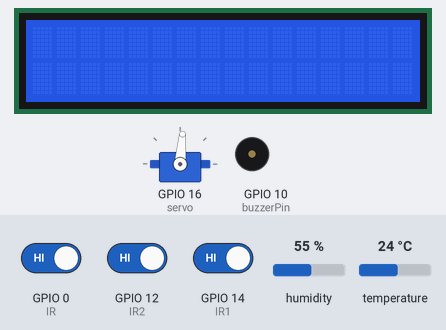
A sketch run on a simulated ESP8266 (NodeMCU). Shown: 16×2 character LCD, servo, buzzer (waves = sounding, pin HIGH). The test bench sets the inputs (shaded band); at power-on: GPIO 0 (IR) HIGH, GPIO 12 (IR2) HIGH, GPIO 14 (IR1) HIGH, humidity 55 %, temperature 24 °C. WiFi joins after 1.5 s; servers stay silent unless stated; network time is answered at once with the bench clock; the local clock reads 2024-03-15 10:24:30 at power-on unless the sketch sets it; the Firebase database answers and starts empty; what the sketch prints to the serial monitor is not drawn.

Above: at 3.8 s.
3.9 s: GPIO 0 (IR) driven LOW
At 14.3 s:
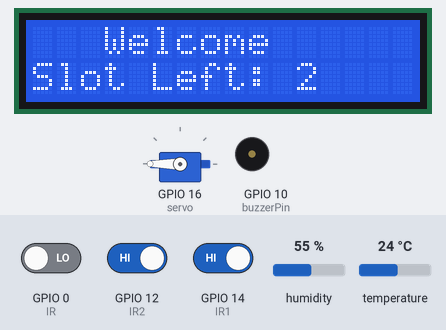
17.5 s: GPIO 12 (IR2) driven LOW
At 19.7 s:
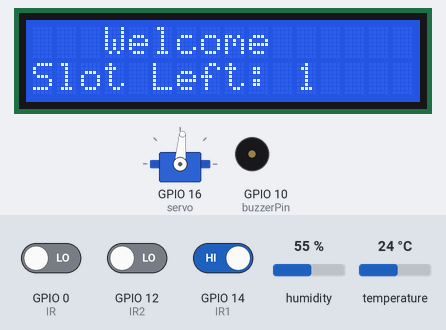
31.0 s: GPIO 14 (IR1) driven LOW
At 41.1 s:
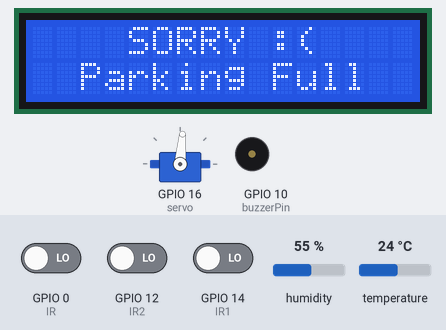
45.0 s: GPIO 14 (IR1) driven HIGH
At 59.6 s:
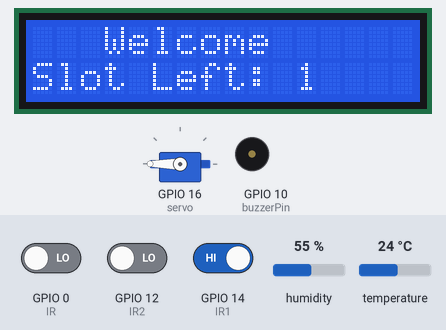
Timing chart, 0 to 62.5 s (numbered marks = the images above; inputs shaded):
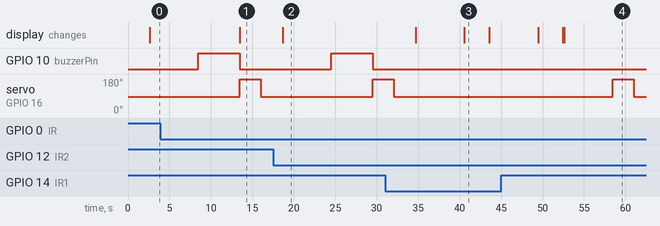

Measured:
- after the input at 3.9 s, servo on GPIO 16 (servo): 85° → 180° after 9.6 s, → 85° 2.5 s later
- after the input at 17.5 s, the display: changes after 1.2 s (image 2)
- after the input at 31.0 s, servo on GPIO 16 (servo): goes on until 32.0 s, then stays 85°; the display: first changes after 3.7 s (image 3 shows a later state)
- after the input at 45.0 s, servo on GPIO 16 (servo): 85° → 180° after 13.5 s, → 85° 2.5 s later; the display: first differs from a run without the input after 7.6 s (image 4)
- what the display in image 3 shows lasts 3.0 s, from 40.6 s to 43.6 s

The sketch:

rohit.ino
```cpp
#include <Wire.h>
#include <ESP8266WiFi.h>
#include <NTPClient.h>
#include <WiFiUdp.h>
#include <FirebaseESP8266.h>

#include <LiquidCrystal_I2C.h>
#include <Servo.h>
#include "DHT.h"
#define DHTTYPE DHT11
#define FIREBASE_HOST "rohit-smart-parking-system-default-rtdb.firebaseio.com"
#define FIREBASE_AUTH "Wgh75l9N3QxwljMz3vfaYShH2qNWELk2fy6KhleA"
#define WIFI_SSID "iBall-Baton"
#define WIFI_PASSWORD "G123456789"


#define NTP_OFFSET   60 * 60      // In seconds
#define NTP_INTERVAL 60 * 1000    // In miliseconds
#define NTP_ADDRESS  "europe.pool.ntp.org"
// buzzer pin
#define buzzerPin 10
String apiKey = "19NCAN4R3KH0NHDL";
const char* server = "api.thingspeak.com";
LiquidCrystal_I2C lcd = LiquidCrystal_I2C(0x27, 16, 2);
Servo servo;
DHT dht(2, DHTTYPE);
FirebaseData fbdo;
WiFiClient client;

float THRESHOLD = 40;
int slot1status = 0;
int slot2status = 0;

int IR = 0;               // 1st IR Sensor to open gate
int IR1 = 14;             // 1st IR Sensor
int IR2 = 12;             // 2nd IR Sensor

int Slot = 2;    //Total number of parking Slots
bool occ1=false;
bool occ2=false;


WiFiUDP ntpUDP;
NTPClient timeClient(ntpUDP, NTP_ADDRESS, NTP_OFFSET, NTP_INTERVAL);

void setup() {
  Serial.begin(115200);
  timeClient.begin();
  delay(1000);
  pinMode(buzzerPin,OUTPUT);

  WiFi.begin(WIFI_SSID, WIFI_PASSWORD);
  Serial.print("Connecting to ");
  Serial.print(WIFI_SSID);
  while(WiFi.status() != WL_CONNECTED){
    Serial.print(".");
    delay(500);
  }
  Serial.println();
  Serial.print("Connected to ");
  Serial.print(WIFI_SSID);

  Firebase.begin(FIREBASE_HOST,FIREBASE_AUTH);
  Firebase.reconnectWiFi(true);

  lcd.begin(16,2);
  lcd.init();
  lcd.backlight();

  servo.attach(16);
  servo.write(85);

  dht.begin();

  pinMode(IR, INPUT);
  pinMode(IR1, INPUT);
  pinMode(IR2, INPUT);

}


void loop() {
  timeClient.update();
  if(Firebase.getInt(fbdo,"Status")) {
      if (fbdo.dataTypeEnum() == fb_esp_rtdb_data_type_integer) {
      Serial.println(fbdo.to<int>());
    }
  } else {
    Serial.println(fbdo.errorReason());
  }


  float h = dht.readHumidity();
  float t = dht.readTemperature();
  Serial.println(h);
  Serial.println(t);
  send_h_t_data_to_firebase(h,t);

  if(h>THRESHOLD){
      digitalWrite(buzzerPin,HIGH);
      delay(5000);
      digitalWrite(buzzerPin,LOW);
      THRESHOLD = THRESHOLD+10;
  }


  display_available_slot_message(Slot);


  if(digitalRead(IR) == LOW){
    if(Slot>0){
      //Slot=Slot-1;
      servo.write(200);
      delay(2500);
      servo.write(85);
      delay(2500);
      //display_available_slot_message(Slot);

    }else{
      display_full_slot_message();
    }
   }

   if(digitalRead(IR1) == LOW and occ1==false){
    // if car present and slot is not occupied
    if(Slot>0){
      Firebase.setInt(fbdo,"slot1 status",1);
      slot1status=1;
      Slot=Slot-1;
      occ1=true;
      display_available_slot_message(Slot);
    }
   }
   else if(digitalRead (IR1) == LOW and occ1==true){
    // if car is present and slot is occupied
    }
    else{
      if(Slot<2 and occ1==true and digitalRead(IR1) != LOW){
        Firebase.setInt(fbdo,"slot1 status",0);
        slot1status=0;
        occ1=false;
        Slot = Slot+1;
        display_available_slot_message(Slot);
      }
    }

    if(digitalRead (IR2) == LOW and occ2==false){
    // if car present and slot is not occupied
    if(Slot>0){
      Firebase.setInt(fbdo,"slot2 status",1);
      slot2status=1;
      Slot=Slot-1;
      occ2=true;
      display_available_slot_message(Slot);
    }
   }
   else if(digitalRead (IR2) == LOW and occ2==true){
    // if car is present and slot is occupied
    }
    else{
      if(Slot<2 and occ2==true and digitalRead(IR2) != LOW){
        Firebase.setInt(fbdo,"slot2 status",0);
        slot2status=0;
        occ2=false;
        Slot = Slot+1;
        display_available_slot_message(Slot);
      }
    }


}


void display_available_slot_message(int Slot){
  lcd.setCursor(0,0);
  lcd.print("   Welcome  ");
  lcd.setCursor(0,1);
  lcd.print("Slot Left: ");
  lcd.print(Slot);
}

void display_full_slot_message(){
  lcd.setCursor (0,0);
  lcd.print("    SORRY :(    ");
  lcd.setCursor (0,1);
  lcd.print("  Parking Full  ");
  delay (3000);
  lcd.clear();
}

void send_h_t_data_to_firebase(float h,float t){
  Firebase.setFloat(fbdo,"Humidity",h);
  Firebase.setFloat(fbdo,"Temperature",t);

  FirebaseJson json;
  unsigned long epochTime =  timeClient.getEpochTime();
  json.set("temperature", t);
  json.set("humidity", h);
  json.set("TimeStamp",epochTime);

  Firebase.pushJSON(fbdo, "DHT11", json);

  if(client.connect(server,80)){
    String postStr = apiKey;
    postStr += "&field1=";
    postStr += String(t);
    postStr += "&field2=";
    postStr += String(h);
    postStr += "&field3=";
    postStr += String(slot1status);
    postStr += "&field4=";
    postStr += String(slot2status);

    postStr += "\r\n\r\n";

    client.print("POST /update HTTP/1.1\n");
    client.print("Host: api.thingspeak.com\n");
    client.print("Connection: close\n");
    client.print("X-THINGSPEAKAPIKEY: "+apiKey+"\n");
    client.print("Content-Type: application/x-www-form-urlencoded\n");
    client.print("Content-Length: ");
    client.print(postStr.length());
    client.print("\n\n");
    client.print(postStr);
  }
  client.stop();

  delay(5000);
}
```
